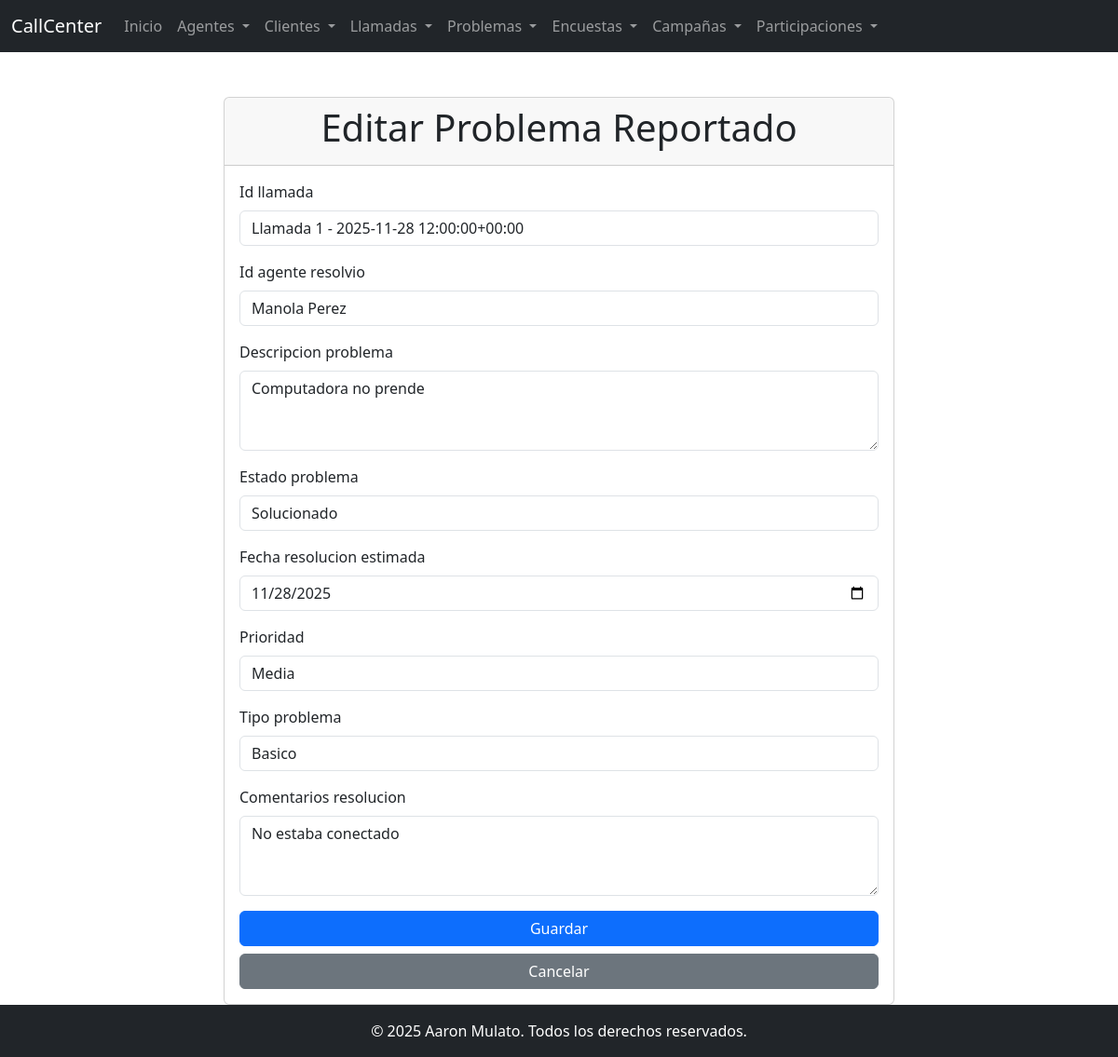
The app's page /problemas/1/actualizar/ with its own data.
### app_callcenter/models.py (models this page shows, shortened)
class ProblemaReportado(models.Model):
    id_llamada = models.ForeignKey(Llamada, on_delete=models.SET_NULL, null=True, blank=True)
    id_agente_resolvio = models.ForeignKey(AgenteCallCenter, on_delete=models.SET_NULL, null=True, blank=True)
    descripcion_problema = models.TextField(null=True, blank=True)
    estado_problema = models.CharField(max_length=50, null=True, blank=True)
    fecha_resolucion_estimada = models.DateField(null=True, blank=True)
    prioridad = models.CharField(max_length=20, null=True, blank=True)
    tipo_problema = models.CharField(max_length=50, null=True, blank=True)
    comentarios_resolucion = models.TextField(null=True, blank=True)

### app_callcenter/views.py (the view)
# urls.py: path("problemas/<int:pk>/actualizar/", ProblemaReportadoUpdateView.as_view(), name="problema-update"),
class ProblemaReportadoUpdateView(UpdateView):
    model = ProblemaReportado
    form_class = ProblemaReportadoForm
    template_name = "app_callcenter/problemareportado_form.html"
    success_url = reverse_lazy("app_callcenter:problema-list")

### app_callcenter/forms.py
class ProblemaReportadoForm(forms.ModelForm):
    class Meta:
        model = ProblemaReportado
        fields = [
            'id_llamada',
            'id_agente_resolvio',
            'descripcion_problema',
            'estado_problema',
            'fecha_resolucion_estimada',
            'prioridad',
            'tipo_problema',
            'comentarios_resolucion',
        ]
        widgets = {
            'id_llamada': forms.Select(attrs={'class': 'form-control'}),
            'id_agente_resolvio': forms.Select(attrs={'class': 'form-control'}),
            'descripcion_problema': forms.Textarea(attrs={'class': 'form-control', 'rows': 3}),
            'estado_problema': forms.TextInput(attrs={'class': 'form-control'}),
            'fecha_resolucion_estimada': forms.DateInput(attrs={'type': 'date', 'class': 'form-control'}),
            'prioridad': forms.TextInput(attrs={'class': 'form-control'}),
            'tipo_problema': forms.TextInput(attrs={'class': 'form-control'}),
            'comentarios_resolucion': forms.Textarea(attrs={'class': 'form-control', 'rows': 3}),
        }

### app_callcenter/models.py (called while the page is built)
    def __str__(self):
        return f"{self.nombre} {self.apellido}"

    def __str__(self):
        return f"Llamada {self.id} - {self.fecha_hora_inicio}"

### app_callcenter/templates/app_callcenter/problemareportado_form.html (shortened to what this page needs)
{% extends 'app_callcenter/base.html' %}
{% block content %}
<div class="container mt-4">
  <div class="row justify-content-center">
    <div class="col-md-8">
      <div class="card">
        <div class="card-header">
          <h1 class="text-center">{% if object %}Editar{% else %}Crear{% endif %} Problema Reportado</h1>
        </div>
        <div class="card-body">
          <form method="post">
            {% for field in form %}
              <div class="form-group mb-3">
                <label for="{{ field.id_for_label }}" class="form-label">{{ field.label }}</label>
                {{ field }}
              </div>
            {% endfor %}
            <div class="d-grid gap-2">
              <button type="submit" class="btn btn-primary">Guardar</button>
              <a href="{% if object %}{% url 'app_callcenter:problema-detail' object.pk %}{% else %}{% url 'app_callcenter:problema-list' %}{% endif %}" class="btn btn-secondary">Cancelar</a>
            </div>
          </form>
        </div>
      </div>
    </div>
  </div>
</div>
{% endblock %}

### records on screen
ProblemaReportado: form "Llamada 1 - 2025-11-28 12:00:00+00:00" "Manola Perez" "Computadora no prende" "Solucionado" "11/28/2025" "Media" "Basico" "No estaba conectado"

### other values on screen
{{ field.label }} "Id llamada" "Id agente resolvio" "Descripcion problema" "Estado problema" "Fecha resolucion estimada" "Prioridad" "Tipo problema" "Comentarios resolucion"
